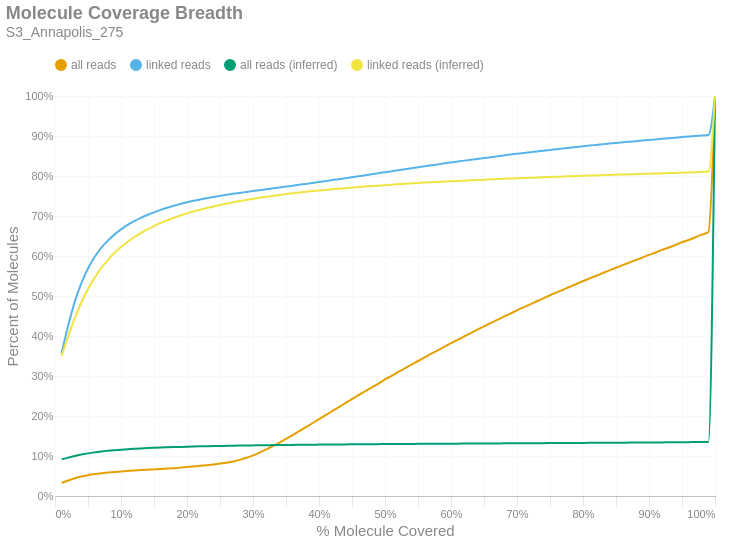

The code cell stored with this chart in its notebook:
### Markdown cell above
### Molecule Read Coverage
This chart shows molecule coverage breadth as computed by the number of bases aligned to that molecule. In other words, "*how much of each unique long molecule is actually sequenced/aligned?*" Keep in mind there is a distinction between sequences and alignments, since some sequences belonging to a particular molecule may not align well and wouldn't appear in the alignment data. This chart also shows molecule coverage breadth as computed by the *inferred fragment* from which the aligned sequences originate. Unlike read coverage, this calculation takes into account the total insert size, including unsequenced gaps between the forward and reverse reads. Like the previous figures, these are cumulative percents.

### Code cell
if SKIPLR:
    print_html(f"Skipped")
else:
    binned_df = consolidated_hist(valids['coverage_bp'], mask, 0.01, True)
    binned_df_inf = consolidated_hist(valids['coverage_inserts'], mask, 0.01, True)
    binned_df = binned_df.with_columns(pl.lit(binned_df_inf['all reads (cumsum)']).alias('all reads (inferred)'))
    binned_df = binned_df.with_columns(pl.lit(binned_df_inf['linked reads (cumsum)']).alias('linked reads (inferred)'))
    binned_df = binned_df.with_columns(
        (pl.col('bin').cast(pl.Float64) + 0.01).alias('right_edge')
    )

    with SafeRender(binned_df):
        (
            density_plot(binned_df, 'Molecule Coverage Breadth', samplename, 'molcov', ['all reads (inferred)','linked reads (inferred)'])
            .encode(
                #x=alt.X('bin:Q', title="% Molecule Covered").axis(format = '%').scale(padding=0),
                x=alt.X('right_edge:Q', title="% Molecule Covered").axis(format='%').scale(padding=0),
                y=alt.Y('value:Q', title='Percent of Molecules')
                    .axis(format='%')
                    .stack(False)
                    .scale(domainMin=0, padding=0),
                color=alt.Color("key:N").scale(domain = ["all reads", "linked reads", "all reads (inferred)", "linked reads (inferred)"]),
                tooltip = [
                    alt.Tooltip("key:N", title = "Data Type"),
                    alt.Tooltip("range_label:N", title="% Molecule Covered"),
                    alt.Tooltip("value:Q", format = ".2%", title="% Molecules")
                ]
            )
        ).display()

### Figure 1 — Vega-Lite specification as saved in the notebook (floating-point values rounded to 4 significant figures)
{"width": "container", "height": 400, "config": {"title": {"anchor": "start", "dy": -15, "fontSize": 18, "color": "#888888", "subtitleColor": "#888888", "subtitleFontSize": 14}, "arc": {"fill": "#0072B2"}, "axis": {"domainColor": "#888888", "domainWidth": 0.5, "gridWidth": 0.2, "grid": false, "titleFontWeight": 400, "titleFontSize": 15, "labelFontSize": 11, "labelColor": "#888888", "tickColor": "#888888", "tickWidth": 0.2, "titleColor": "#888888"}, "axisBand": {"grid": false}, "axisX": {"grid": true, "tickSize": 10, "domainCap": "round"}, "axisY": {"domain": false, "grid": true, "tickSize": 0, "domainCap": "round"}, "background": "transparent", "header": {"labelFontSize": 15, "labelColor": "#888888", "titleFontSize": 15, "titleFontWeight": 600, "titleColor": "#888888"}, "legend": {"labelFont": "sans-serif", "labelFontSize": 12, "labelColor": "#888888", "symbolSize": 100, "symbolType": "circle", "titleFontSize": 12, "titlePadding": 10, "titleColor": "#888888", "title": null, "orient": "top"}, "range": {"category": ["#E69F00", "#56B4E9", "#009E73", "#F0E442", "#0072B2", "#D55E00", "#CC79A7", "#000000"], "diverging": ["#cfe8f3", "#a2d4ec", "#73bfe2", "#46abdb", "#1696d2", "#12719e"]}, "area": {"fill": "#0072B2", "fillOpacity": 0.7, "line": true, "strokeOpacity": 0.7}, "line": {"color": "#0072B2", "stroke": "#0072B2", "strokeWidth": 2}, "trail": {"color": "#0072B2", "stroke": "#0072B2", "strokeWidth": 0, "size": 1}, "point": {"filled": true, "fillOpacity": 1.0, "size": 95}, "text": {"color": "#888888", "fontSize": 11, "align": "right", "fontWeight": 400, "size": 11}, "bar": {"fill": "#0072B2", "stroke": null}, "view": {"stroke": null, "continuousWidth": 660, "continuousHeight": 400}}, "data": {"name": "data-ab823aef9a35575064c6f6dcbfc6c9bd"}, "mark": {"type": "line", "interpolate": "monotone", "point": {"opacity": 0, "size": 275}}, "encoding": {"color": {"field": "key", "scale": {"domain": ["all reads", "linked reads", "all reads (inferred)", "linked reads (inferred)"]}, "type": "nominal"}, "tooltip": [{"field": "key", "title": "Data Type", "type": "nominal"}, {"field": "range_label", "title": "% Molecule Covered", "type": "nominal"}, {"field": "value", "format": ".2%", "title": "% Molecules", "type": "quantitative"}], "x": {"axis": {"format": "%"}, "field": "right_edge", "scale": {"padding": 0}, "title": "% Molecule Covered", "type": "quantitative"}, "y": {"axis": {"format": "%"}, "field": "value", "scale": {"domainMin": 0, "padding": 0}, "stack": false, "title": "Percent of Molecules", "type": "quantitative"}}, "params": [{"name": "param_c36ac31b6afebe62", "select": {"type": "point", "fields": ["key"]}, "bind": "legend"}], "title": {"text": "Molecule Coverage Breadth", "subtitle": "S3_Annapolis_275"}, "transform": [{"fold": ["all reads (cumsum)", "linked reads (cumsum)", "all reads (inferred)", "linked reads (inferred)"]}, {"calculate": "replace(datum.key, ' (cumsum)', '')", "as": "key"}, {"filter": {"param": "param_c36ac31b6afebe62"}}], "usermeta": {"embedOptions": {"downloadFileName": "S3_Annapolis_275.molcov"}}, "$schema": "https://vega.github.io/schema/vega-lite/v6.1.0.json", "datasets": {"data-ab823aef9a35575064c6f6dcbfc6c9bd": [{"bin": "0.0", "interval": "0.0-0.01", "all reads": 0.0326, "linked reads": 0.357, "all reads (cumsum)": 0.0326, "linked reads (cumsum)": 0.357, "range_label": "0.0-0.01", "all reads (inferred)": 0.09154, "linked reads (inferred)": 0.35, "right_edge": 0.01}, {"bin": "0.01", "interval": "0.01-0.02", "all reads": 0.006304, "linked reads": 0.06898, "all reads (cumsum)": 0.0389, "linked reads (cumsum)": 0.426, "range_label": "0.01-0.02", "all reads (inferred)": 0.096, "linked reads (inferred)": 0.3993, "right_edge": 0.02}, {"bin": "0.02", "interval": "0.02-0.03", "all reads": 0.005451, "linked reads": 0.05997, "all reads (cumsum)": 0.04435, "linked reads (cumsum)": 0.486, "range_label": "0.02-0.03", "all reads (inferred)": 0.1, "linked reads (inferred)": 0.4444, "right_edge": 0.03}, {"bin": "0.03", "interval": "0.03-0.04", "all reads": 0.004298, "linked reads": 0.04637, "all reads (cumsum)": 0.04865, "linked reads (cumsum)": 0.5323, "range_label": "0.03-0.04", "all reads (inferred)": 0.1035, "linked reads (inferred)": 0.4837, "right_edge": 0.04}, {"bin": "0.04", "interval": "0.04-0.05", "all reads": 0.003369, "linked reads": 0.03625, "all reads (cumsum)": 0.05202, "linked reads (cumsum)": 0.5686, "range_label": "0.04-0.05", "all reads (inferred)": 0.1066, "linked reads (inferred)": 0.5177, "right_edge": 0.05}, {"bin": "0.05", "interval": "0.05-0.06", "all reads": 0.002698, "linked reads": 0.02873, "all reads (cumsum)": 0.05472, "linked reads (cumsum)": 0.5973, "range_label": "0.05-0.06", "all reads (inferred)": 0.1091, "linked reads (inferred)": 0.5459, "right_edge": 0.06}, {"bin": "0.06", "interval": "0.06-0.07", "all reads": 0.002186, "linked reads": 0.02306, "all reads (cumsum)": 0.05691, "linked reads (cumsum)": 0.6204, "range_label": "0.06-0.07", "all reads (inferred)": 0.1112, "linked reads (inferred)": 0.5697, "right_edge": 0.07}, {"bin": "0.07", "interval": "0.07-0.08", "all reads": 0.001737, "linked reads": 0.01805, "all reads (cumsum)": 0.05864, "linked reads (cumsum)": 0.6384, "range_label": "0.07-0.08", "all reads (inferred)": 0.113, "linked reads (inferred)": 0.5899, "right_edge": 0.08}, {"bin": "0.08", "interval": "0.08-0.09", "all reads": 0.001488, "linked reads": 0.015, "all reads (cumsum)": 0.06013, "linked reads (cumsum)": 0.6534, "range_label": "0.08-0.09", "all reads (inferred)": 0.1145, "linked reads (inferred)": 0.6075, "right_edge": 0.09}, {"bin": "0.09", "interval": "0.09-0.1", "all reads": 0.001351, "linked reads": 0.01309, "all reads (cumsum)": 0.06148, "linked reads (cumsum)": 0.6665, "range_label": "0.09-0.1", "all reads (inferred)": 0.1158, "linked reads (inferred)": 0.6223, "right_edge": 0.1}, {"bin": "0.1", "interval": "0.1-0.11", "all reads": 0.00121, "linked reads": 0.01147, "all reads (cumsum)": 0.06269, "linked reads (cumsum)": 0.678, "range_label": "0.1-0.11", "all reads (inferred)": 0.117, "linked reads (inferred)": 0.6356, "right_edge": 0.11}, {"bin": "0.11", "interval": "0.11-0.12", "all reads": 0.001033, "linked reads": 0.009246, "all reads (cumsum)": 0.06372, "linked reads (cumsum)": 0.6872, "range_label": "0.11-0.12", "all reads (inferred)": 0.118, "linked reads (inferred)": 0.6469, "right_edge": 0.12}, {"bin": "0.12", "interval": "0.12-0.13", "all reads": 0.0009752, "linked reads": 0.008143, "all reads (cumsum)": 0.0647, "linked reads (cumsum)": 0.6954, "range_label": "0.12-0.13", "all reads (inferred)": 0.1189, "linked reads (inferred)": 0.6574, "right_edge": 0.13}, {"bin": "0.13", "interval": "0.13-0.14", "all reads": 0.0009089, "linked reads": 0.007146, "all reads (cumsum)": 0.06561, "linked reads (cumsum)": 0.7025, "range_label": "0.13-0.14", "all reads (inferred)": 0.1197, "linked reads (inferred)": 0.6665, "right_edge": 0.14}, {"bin": "0.14", "interval": "0.14-0.15", "all reads": 0.0009024, "linked reads": 0.006618, "all reads (cumsum)": 0.06651, "linked reads (cumsum)": 0.7092, "range_label": "0.14-0.15", "all reads (inferred)": 0.1205, "linked reads (inferred)": 0.6749, "right_edge": 0.15}, {"bin": "0.15", "interval": "0.15-0.16", "all reads": 0.0009337, "linked reads": 0.006098, "all reads (cumsum)": 0.06744, "linked reads (cumsum)": 0.7153, "range_label": "0.15-0.16", "all reads (inferred)": 0.1212, "linked reads (inferred)": 0.6828, "right_edge": 0.16}, {"bin": "0.16", "interval": "0.16-0.17", "all reads": 0.00104, "linked reads": 0.005536, "all reads (cumsum)": 0.06848, "linked reads (cumsum)": 0.7208, "range_label": "0.16-0.17", "all reads (inferred)": 0.1217, "linked reads (inferred)": 0.6892, "right_edge": 0.17}, {"bin": "0.17", "interval": "0.17-0.18", "all reads": 0.001161, "linked reads": 0.004952, "all reads (cumsum)": 0.06965, "linked reads (cumsum)": 0.7257, "range_label": "0.17-0.18", "all reads (inferred)": 0.1223, "linked reads (inferred)": 0.6955, "right_edge": 0.18}, {"bin": "0.18", "interval": "0.18-0.19", "all reads": 0.001287, "linked reads": 0.004432, "all reads (cumsum)": 0.07093, "linked reads (cumsum)": 0.7302, "range_label": "0.18-0.19", "all reads (inferred)": 0.1228, "linked reads (inferred)": 0.7013, "right_edge": 0.19}, {"bin": "0.19", "interval": "0.19-0.2", "all reads": 0.001402, "linked reads": 0.00417, "all reads (cumsum)": 0.07233, "linked reads (cumsum)": 0.7343, "range_label": "0.19-0.2", "all reads (inferred)": 0.1233, "linked reads (inferred)": 0.7066, "right_edge": 0.2}, {"bin": "0.2", "interval": "0.2-0.21", "all reads": 0.001463, "linked reads": 0.003728, "all reads (cumsum)": 0.0738, "linked reads (cumsum)": 0.7381, "range_label": "0.2-0.21", "all reads (inferred)": 0.1237, "linked reads (inferred)": 0.7113, "right_edge": 0.21}, {"bin": "0.21", "interval": "0.21-0.22", "all reads": 0.001569, "linked reads": 0.003315, "all reads (cumsum)": 0.07537, "linked reads (cumsum)": 0.7414, "range_label": "0.21-0.22", "all reads (inferred)": 0.1241, "linked reads (inferred)": 0.7158, "right_edge": 0.22}, {"bin": "0.22", "interval": "0.22-0.23", "all reads": 0.001696, "linked reads": 0.003066, "all reads (cumsum)": 0.07706, "linked reads (cumsum)": 0.7445, "range_label": "0.22-0.23", "all reads (inferred)": 0.1245, "linked reads (inferred)": 0.7198, "right_edge": 0.23}, {"bin": "0.23", "interval": "0.23-0.24", "all reads": 0.001851, "linked reads": 0.003053, "all reads (cumsum)": 0.07891, "linked reads (cumsum)": 0.7475, "range_label": "0.23-0.24", "all reads (inferred)": 0.1248, "linked reads (inferred)": 0.7239, "right_edge": 0.24}, {"bin": "0.24", "interval": "0.24-0.25", "all reads": 0.002065, "linked reads": 0.002813, "all reads (cumsum)": 0.08098, "linked reads (cumsum)": 0.7503, "range_label": "0.24-0.25", "all reads (inferred)": 0.1251, "linked reads (inferred)": 0.7275, "right_edge": 0.25}, {"bin": "0.25", "interval": "0.25-0.26", "all reads": 0.002332, "linked reads": 0.002714, "all reads (cumsum)": 0.08331, "linked reads (cumsum)": 0.753, "range_label": "0.25-0.26", "all reads (inferred)": 0.1254, "linked reads (inferred)": 0.7309, "right_edge": 0.26}, {"bin": "0.26", "interval": "0.26-0.27", "all reads": 0.003003, "linked reads": 0.002517, "all reads (cumsum)": 0.08631, "linked reads (cumsum)": 0.7555, "range_label": "0.26-0.27", "all reads (inferred)": 0.1257, "linked reads (inferred)": 0.7344, "right_edge": 0.27}, {"bin": "0.27", "interval": "0.27-0.28", "all reads": 0.004032, "linked reads": 0.002225, "all reads (cumsum)": 0.09034, "linked reads (cumsum)": 0.7578, "range_label": "0.27-0.28", "all reads (inferred)": 0.126, "linked reads (inferred)": 0.7374, "right_edge": 0.28}, {"bin": "0.28", "interval": "0.28-0.29", "all reads": 0.005126, "linked reads": 0.002456, "all reads (cumsum)": 0.09547, "linked reads (cumsum)": 0.7602, "range_label": "0.28-0.29", "all reads (inferred)": 0.1263, "linked reads (inferred)": 0.7402, "right_edge": 0.29}, {"bin": "0.29", "interval": "0.29-0.3", "all reads": 0.006194, "linked reads": 0.002276, "all reads (cumsum)": 0.1017, "linked reads (cumsum)": 0.7625, "range_label": "0.29-0.3", "all reads (inferred)": 0.1265, "linked reads (inferred)": 0.7429, "right_edge": 0.3}, {"bin": "0.3", "interval": "0.3-0.31", "all reads": 0.006923, "linked reads": 0.00216, "all reads (cumsum)": 0.1086, "linked reads (cumsum)": 0.7647, "range_label": "0.3-0.31", "all reads (inferred)": 0.1268, "linked reads (inferred)": 0.7456, "right_edge": 0.31}, {"bin": "0.31", "interval": "0.31-0.32", "all reads": 0.007728, "linked reads": 0.002233, "all reads (cumsum)": 0.1163, "linked reads (cumsum)": 0.7669, "range_label": "0.31-0.32", "all reads (inferred)": 0.127, "linked reads (inferred)": 0.7479, "right_edge": 0.32}, {"bin": "0.32", "interval": "0.32-0.33", "all reads": 0.008507, "linked reads": 0.00225, "all reads (cumsum)": 0.1248, "linked reads (cumsum)": 0.7691, "range_label": "0.32-0.33", "all reads (inferred)": 0.1272, "linked reads (inferred)": 0.7503, "right_edge": 0.33}, {"bin": "0.33", "interval": "0.33-0.34", "all reads": 0.008807, "linked reads": 0.002091, "all reads (cumsum)": 0.1336, "linked reads (cumsum)": 0.7712, "range_label": "0.33-0.34", "all reads (inferred)": 0.1274, "linked reads (inferred)": 0.7525, "right_edge": 0.34}, {"bin": "0.34", "interval": "0.34-0.35", "all reads": 0.00916, "linked reads": 0.002306, "all reads (cumsum)": 0.1428, "linked reads (cumsum)": 0.7735, "range_label": "0.34-0.35", "all reads (inferred)": 0.1276, "linked reads (inferred)": 0.7547, "right_edge": 0.35}, {"bin": "0.35", "interval": "0.35-0.36", "all reads": 0.009483, "linked reads": 0.002216, "all reads (cumsum)": 0.1523, "linked reads (cumsum)": 0.7758, "range_label": "0.35-0.36", "all reads (inferred)": 0.1278, "linked reads (inferred)": 0.7567, "right_edge": 0.36}, {"bin": "0.36", "interval": "0.36-0.37", "all reads": 0.009741, "linked reads": 0.002302, "all reads (cumsum)": 0.162, "linked reads (cumsum)": 0.7781, "range_label": "0.36-0.37", "all reads (inferred)": 0.128, "linked reads (inferred)": 0.7587, "right_edge": 0.37}, {"bin": "0.37", "interval": "0.37-0.38", "all reads": 0.009931, "linked reads": 0.002177, "all reads (cumsum)": 0.1719, "linked reads (cumsum)": 0.7802, "range_label": "0.37-0.38", "all reads (inferred)": 0.1282, "linked reads (inferred)": 0.7605, "right_edge": 0.38}, {"bin": "0.38", "interval": "0.38-0.39", "all reads": 0.009916, "linked reads": 0.002353, "all reads (cumsum)": 0.1819, "linked reads (cumsum)": 0.7826, "range_label": "0.38-0.39", "all reads (inferred)": 0.1283, "linked reads (inferred)": 0.7622, "right_edge": 0.39}, {"bin": "0.39", "interval": "0.39-0.4", "all reads": 0.01019, "linked reads": 0.002353, "all reads (cumsum)": 0.1921, "linked reads (cumsum)": 0.7849, "range_label": "0.39-0.4", "all reads (inferred)": 0.1285, "linked reads (inferred)": 0.7638, "right_edge": 0.4}, {"bin": "0.4", "interval": "0.4-0.41", "all reads": 0.009873, "linked reads": 0.002353, "all reads (cumsum)": 0.2019, "linked reads (cumsum)": 0.7873, "range_label": "0.4-0.41", "all reads (inferred)": 0.1286, "linked reads (inferred)": 0.7653, "right_edge": 0.41}, {"bin": "0.41", "interval": "0.41-0.42", "all reads": 0.0102, "linked reads": 0.002444, "all reads (cumsum)": 0.2121, "linked reads (cumsum)": 0.7897, "range_label": "0.41-0.42", "all reads (inferred)": 0.1288, "linked reads (inferred)": 0.7668, "right_edge": 0.42}, {"bin": "0.42", "interval": "0.42-0.43", "all reads": 0.01013, "linked reads": 0.002268, "all reads (cumsum)": 0.2223, "linked reads (cumsum)": 0.792, "range_label": "0.42-0.43", "all reads (inferred)": 0.1289, "linked reads (inferred)": 0.7682, "right_edge": 0.43}, {"bin": "0.43", "interval": "0.43-0.44", "all reads": 0.009992, "linked reads": 0.002371, "all reads (cumsum)": 0.2323, "linked reads (cumsum)": 0.7944, "range_label": "0.43-0.44", "all reads (inferred)": 0.129, "linked reads (inferred)": 0.7697, "right_edge": 0.44}, {"bin": "0.44", "interval": "0.44-0.45", "all reads": 0.01004, "linked reads": 0.002452, "all reads (cumsum)": 0.2423, "linked reads (cumsum)": 0.7968, "range_label": "0.44-0.45", "all reads (inferred)": 0.1292, "linked reads (inferred)": 0.7709, "right_edge": 0.45}, {"bin": "0.45", "interval": "0.45-0.46", "all reads": 0.009872, "linked reads": 0.002315, "all reads (cumsum)": 0.2522, "linked reads (cumsum)": 0.7992, "range_label": "0.45-0.46", "all reads (inferred)": 0.1293, "linked reads (inferred)": 0.7722, "right_edge": 0.46}, {"bin": "0.46", "interval": "0.46-0.47", "all reads": 0.009717, "linked reads": 0.002499, "all reads (cumsum)": 0.2619, "linked reads (cumsum)": 0.8017, "range_label": "0.46-0.47", "all reads (inferred)": 0.1294, "linked reads (inferred)": 0.7735, "right_edge": 0.47}, {"bin": "0.47", "interval": "0.47-0.48", "all reads": 0.009888, "linked reads": 0.002542, "all reads (cumsum)": 0.2718, "linked reads (cumsum)": 0.8042, "range_label": "0.47-0.48", "all reads (inferred)": 0.1295, "linked reads (inferred)": 0.7747, "right_edge": 0.48}, {"bin": "0.48", "interval": "0.48-0.49", "all reads": 0.009395, "linked reads": 0.002791, "all reads (cumsum)": 0.2812, "linked reads (cumsum)": 0.807, "range_label": "0.48-0.49", "all reads (inferred)": 0.1296, "linked reads (inferred)": 0.7759, "right_edge": 0.49}, {"bin": "0.49", "interval": "0.49-0.5", "all reads": 0.01036, "linked reads": 0.002448, "all reads (cumsum)": 0.2915, "linked reads (cumsum)": 0.8094, "range_label": "0.49-0.5", "all reads (inferred)": 0.1298, "linked reads (inferred)": 0.7772, "right_edge": 0.5}, {"bin": "0.5", "interval": "0.5-0.51", "all reads": 0.008784, "linked reads": 0.002512, "all reads (cumsum)": 0.3003, "linked reads (cumsum)": 0.8119, "range_label": "0.5-0.51", "all reads (inferred)": 0.1299, "linked reads (inferred)": 0.7784, "right_edge": 0.51}, {"bin": "0.51", "interval": "0.51-0.52", "all reads": 0.009761, "linked reads": 0.002534, "all reads (cumsum)": 0.3101, "linked reads (cumsum)": 0.8145, "range_label": "0.51-0.52", "all reads (inferred)": 0.13, "linked reads (inferred)": 0.7795, "right_edge": 0.52}, {"bin": "0.52", "interval": "0.52-0.53", "all reads": 0.009166, "linked reads": 0.002465, "all reads (cumsum)": 0.3192, "linked reads (cumsum)": 0.8169, "range_label": "0.52-0.53", "all reads (inferred)": 0.1301, "linked reads (inferred)": 0.7805, "right_edge": 0.53}, {"bin": "0.53", "interval": "0.53-0.54", "all reads": 0.009345, "linked reads": 0.002456, "all reads (cumsum)": 0.3286, "linked reads (cumsum)": 0.8194, "range_label": "0.53-0.54", "all reads (inferred)": 0.1302, "linked reads (inferred)": 0.7814, "right_edge": 0.54}, {"bin": "0.54", "interval": "0.54-0.55", "all reads": 0.008921, "linked reads": 0.002358, "all reads (cumsum)": 0.3375, "linked reads (cumsum)": 0.8218, "range_label": "0.54-0.55", "all reads (inferred)": 0.1303, "linked reads (inferred)": 0.7825, "right_edge": 0.55}, {"bin": "0.55", "interval": "0.55-0.56", "all reads": 0.009142, "linked reads": 0.002465, "all reads (cumsum)": 0.3466, "linked reads (cumsum)": 0.8242, "range_label": "0.55-0.56", "all reads (inferred)": 0.1304, "linked reads (inferred)": 0.7835, "right_edge": 0.56}, {"bin": "0.56", "interval": "0.56-0.57", "all reads": 0.009003, "linked reads": 0.002388, "all reads (cumsum)": 0.3556, "linked reads (cumsum)": 0.8266, "range_label": "0.56-0.57", "all reads (inferred)": 0.1305, "linked reads (inferred)": 0.7844, "right_edge": 0.57}, {"bin": "0.57", "interval": "0.57-0.58", "all reads": 0.008683, "linked reads": 0.002336, "all reads (cumsum)": 0.3643, "linked reads (cumsum)": 0.8289, "range_label": "0.57-0.58", "all reads (inferred)": 0.1306, "linked reads (inferred)": 0.7852, "right_edge": 0.58}, {"bin": "0.58", "interval": "0.58-0.59", "all reads": 0.008839, "linked reads": 0.002731, "all reads (cumsum)": 0.3732, "linked reads (cumsum)": 0.8317, "range_label": "0.58-0.59", "all reads (inferred)": 0.1307, "linked reads (inferred)": 0.786, "right_edge": 0.59}, {"bin": "0.59", "interval": "0.59-0.6", "all reads": 0.008814, "linked reads": 0.002345, "all reads (cumsum)": 0.382, "linked reads (cumsum)": 0.834, "range_label": "0.59-0.6", "all reads (inferred)": 0.1308, "linked reads (inferred)": 0.7868, "right_edge": 0.6}, {"bin": "0.6", "interval": "0.6-0.61", "all reads": 0.008304, "linked reads": 0.002255, "all reads (cumsum)": 0.3903, "linked reads (cumsum)": 0.8363, "range_label": "0.6-0.61", "all reads (inferred)": 0.1309, "linked reads (inferred)": 0.7875, "right_edge": 0.61}, {"bin": "0.61", "interval": "0.61-0.62", "all reads": 0.008661, "linked reads": 0.002177, "all reads (cumsum)": 0.3989, "linked reads (cumsum)": 0.8385, "range_label": "0.61-0.62", "all reads (inferred)": 0.131, "linked reads (inferred)": 0.7883, "right_edge": 0.62}, {"bin": "0.62", "interval": "0.62-0.63", "all reads": 0.008385, "linked reads": 0.002074, "all reads (cumsum)": 0.4073, "linked reads (cumsum)": 0.8405, "range_label": "0.62-0.63", "all reads (inferred)": 0.1311, "linked reads (inferred)": 0.7891, "right_edge": 0.63}, {"bin": "0.63", "interval": "0.63-0.64", "all reads": 0.008385, "linked reads": 0.002126, "all reads (cumsum)": 0.4157, "linked reads (cumsum)": 0.8427, "range_label": "0.63-0.64", "all reads (inferred)": 0.1312, "linked reads (inferred)": 0.79, "right_edge": 0.64}, {"bin": "0.64", "interval": "0.64-0.65", "all reads": 0.008217, "linked reads": 0.002182, "all reads (cumsum)": 0.4239, "linked reads (cumsum)": 0.8448, "range_label": "0.64-0.65", "all reads (inferred)": 0.1313, "linked reads (inferred)": 0.7908, "right_edge": 0.65}, {"bin": "0.65", "interval": "0.65-0.66", "all reads": 0.008485, "linked reads": 0.00228, "all reads (cumsum)": 0.4324, "linked reads (cumsum)": 0.8471, "range_label": "0.65-0.66", "all reads (inferred)": 0.1314, "linked reads (inferred)": 0.7916, "right_edge": 0.66}, {"bin": "0.66", "interval": "0.66-0.67", "all reads": 0.007938, "linked reads": 0.00213, "all reads (cumsum)": 0.4404, "linked reads (cumsum)": 0.8492, "range_label": "0.66-0.67", "all reads (inferred)": 0.1315, "linked reads (inferred)": 0.7923, "right_edge": 0.67}, {"bin": "0.67", "interval": "0.67-0.68", "all reads": 0.008039, "linked reads": 0.002173, "all reads (cumsum)": 0.4484, "linked reads (cumsum)": 0.8514, "range_label": "0.67-0.68", "all reads (inferred)": 0.1316, "linked reads (inferred)": 0.793, "right_edge": 0.68}, {"bin": "0.68", "interval": "0.68-0.69", "all reads": 0.007713, "linked reads": 0.002212, "all reads (cumsum)": 0.4561, "linked reads (cumsum)": 0.8536, "range_label": "0.68-0.69", "all reads (inferred)": 0.1317, "linked reads (inferred)": 0.7937, "right_edge": 0.69}, {"bin": "0.69", "interval": "0.69-0.7", "all reads": 0.007994, "linked reads": 0.00198, "all reads (cumsum)": 0.4641, "linked reads (cumsum)": 0.8556, "range_label": "0.69-0.7", "all reads (inferred)": 0.1318, "linked reads (inferred)": 0.7944, "right_edge": 0.7}, {"bin": "0.7", "interval": "0.7-0.71", "all reads": 0.007645, "linked reads": 0.00198, "all reads (cumsum)": 0.4717, "linked reads (cumsum)": 0.8576, "range_label": "0.7-0.71", "all reads (inferred)": 0.1319, "linked reads (inferred)": 0.7949, "right_edge": 0.71}, {"bin": "0.71", "interval": "0.71-0.72", "all reads": 0.007515, "linked reads": 0.001993, "all reads (cumsum)": 0.4793, "linked reads (cumsum)": 0.8596, "range_label": "0.71-0.72", "all reads (inferred)": 0.132, "linked reads (inferred)": 0.7955, "right_edge": 0.72}, {"bin": "0.72", "interval": "0.72-0.73", "all reads": 0.007587, "linked reads": 0.001872, "all reads (cumsum)": 0.4868, "linked reads (cumsum)": 0.8615, "range_label": "0.72-0.73", "all reads (inferred)": 0.1321, "linked reads (inferred)": 0.7963, "right_edge": 0.73}, {"bin": "0.73", "interval": "0.73-0.74", "all reads": 0.007366, "linked reads": 0.001937, "all reads (cumsum)": 0.4942, "linked reads (cumsum)": 0.8634, "range_label": "0.73-0.74", "all reads (inferred)": 0.1322, "linked reads (inferred)": 0.797, "right_edge": 0.74}, {"bin": "0.74", "interval": "0.74-0.75", "all reads": 0.007684, "linked reads": 0.001898, "all reads (cumsum)": 0.5019, "linked reads (cumsum)": 0.8653, "range_label": "0.74-0.75", "all reads (inferred)": 0.1322, "linked reads (inferred)": 0.7975, "right_edge": 0.75}, {"bin": "0.75", "interval": "0.75-0.76", "all reads": 0.007092, "linked reads": 0.001623, "all reads (cumsum)": 0.509, "linked reads (cumsum)": 0.8669, "range_label": "0.75-0.76", "all reads (inferred)": 0.1323, "linked reads (inferred)": 0.7981, "right_edge": 0.76}, {"bin": "0.76", "interval": "0.76-0.77", "all reads": 0.007142, "linked reads": 0.001881, "all reads (cumsum)": 0.5161, "linked reads (cumsum)": 0.8688, "range_label": "0.76-0.77", "all reads (inferred)": 0.1324, "linked reads (inferred)": 0.7987, "right_edge": 0.77}, {"bin": "0.77", "interval": "0.77-0.78", "all reads": 0.00705, "linked reads": 0.001782, "all reads (cumsum)": 0.5232, "linked reads (cumsum)": 0.8706, "range_label": "0.77-0.78", "all reads (inferred)": 0.1325, "linked reads (inferred)": 0.7993, "right_edge": 0.78}, {"bin": "0.78", "interval": "0.78-0.79", "all reads": 0.006916, "linked reads": 0.001812, "all reads (cumsum)": 0.5301, "linked reads (cumsum)": 0.8724, "range_label": "0.78-0.79", "all reads (inferred)": 0.1326, "linked reads (inferred)": 0.7998, "right_edge": 0.79}, {"bin": "0.79", "interval": "0.79-0.8", "all reads": 0.007298, "linked reads": 0.001804, "all reads (cumsum)": 0.5374, "linked reads (cumsum)": 0.8742, "range_label": "0.79-0.8", "all reads (inferred)": 0.1327, "linked reads (inferred)": 0.8004, "right_edge": 0.8}, {"bin": "0.8", "interval": "0.8-0.81", "all reads": 0.006507, "linked reads": 0.001817, "all reads (cumsum)": 0.5439, "linked reads (cumsum)": 0.876, "range_label": "0.8-0.81", "all reads (inferred)": 0.1328, "linked reads (inferred)": 0.801, "right_edge": 0.81}, {"bin": "0.81", "interval": "0.81-0.82", "all reads": 0.006673, "linked reads": 0.001705, "all reads (cumsum)": 0.5506, "linked reads (cumsum)": 0.8777, "range_label": "0.81-0.82", "all reads (inferred)": 0.1329, "linked reads (inferred)": 0.8015, "right_edge": 0.82}, {"bin": "0.82", "interval": "0.82-0.83", "all reads": 0.006823, "linked reads": 0.001696, "all reads (cumsum)": 0.5574, "linked reads (cumsum)": 0.8794, "range_label": "0.82-0.83", "all reads (inferred)": 0.133, "linked reads (inferred)": 0.8021, "right_edge": 0.83}, {"bin": "0.83", "interval": "0.83-0.84", "all reads": 0.006728, "linked reads": 0.001623, "all reads (cumsum)": 0.5641, "linked reads (cumsum)": 0.881, "range_label": "0.83-0.84", "all reads (inferred)": 0.1331, "linked reads (inferred)": 0.8027, "right_edge": 0.84}, {"bin": "0.84", "interval": "0.84-0.85", "all reads": 0.006503, "linked reads": 0.001619, "all reads (cumsum)": 0.5706, "linked reads (cumsum)": 0.8827, "range_label": "0.84-0.85", "all reads (inferred)": 0.1333, "linked reads (inferred)": 0.8033, "right_edge": 0.85}, {"bin": "0.85", "interval": "0.85-0.86", "all reads": 0.006574, "linked reads": 0.00158, "all reads (cumsum)": 0.5772, "linked reads (cumsum)": 0.8842, "range_label": "0.85-0.86", "all reads (inferred)": 0.1334, "linked reads (inferred)": 0.8037, "right_edge": 0.86}, {"bin": "0.86", "interval": "0.86-0.87", "all reads": 0.006381, "linked reads": 0.001499, "all reads (cumsum)": 0.5836, "linked reads (cumsum)": 0.8857, "range_label": "0.86-0.87", "all reads (inferred)": 0.1335, "linked reads (inferred)": 0.8041, "right_edge": 0.87}, {"bin": "0.87", "interval": "0.87-0.88", "all reads": 0.006396, "linked reads": 0.001417, "all reads (cumsum)": 0.59, "linked reads (cumsum)": 0.8872, "range_label": "0.87-0.88", "all reads (inferred)": 0.1336, "linked reads (inferred)": 0.8047, "right_edge": 0.88}, {"bin": "0.88", "interval": "0.88-0.89", "all reads": 0.006292, "linked reads": 0.001469, "all reads (cumsum)": 0.5963, "linked reads (cumsum)": 0.8886, "range_label": "0.88-0.89", "all reads (inferred)": 0.1337, "linked reads (inferred)": 0.8051, "right_edge": 0.89}, {"bin": "0.89", "interval": "0.89-0.9", "all reads": 0.006446, "linked reads": 0.001439, "all reads (cumsum)": 0.6027, "linked reads (cumsum)": 0.8901, "range_label": "0.89-0.9", "all reads (inferred)": 0.1338, "linked reads (inferred)": 0.8057, "right_edge": 0.9}, {"bin": "0.9", "interval": "0.9-0.91", "all reads": 0.005967, "linked reads": 0.001413, "all reads (cumsum)": 0.6087, "linked reads (cumsum)": 0.8915, "range_label": "0.9-0.91", "all reads (inferred)": 0.1339, "linked reads (inferred)": 0.8062, "right_edge": 0.91}, {"bin": "0.91", "interval": "0.91-0.92", "all reads": 0.006761, "linked reads": 0.001495, "all reads (cumsum)": 0.6154, "linked reads (cumsum)": 0.893, "range_label": "0.91-0.92", "all reads (inferred)": 0.134, "linked reads (inferred)": 0.8068, "right_edge": 0.92}, {"bin": "0.92", "interval": "0.92-0.93", "all reads": 0.005885, "linked reads": 0.001434, "all reads (cumsum)": 0.6213, "linked reads (cumsum)": 0.8944, "range_label": "0.92-0.93", "all reads (inferred)": 0.1342, "linked reads (inferred)": 0.8073, "right_edge": 0.93}, {"bin": "0.93", "interval": "0.93-0.94", "all reads": 0.006296, "linked reads": 0.001516, "all reads (cumsum)": 0.6276, "linked reads (cumsum)": 0.8959, "range_label": "0.93-0.94", "all reads (inferred)": 0.1343, "linked reads (inferred)": 0.8078, "right_edge": 0.94}, {"bin": "0.94", "interval": "0.94-0.95", "all reads": 0.006821, "linked reads": 0.001387, "all reads (cumsum)": 0.6344, "linked reads (cumsum)": 0.8973, "range_label": "0.94-0.95", "all reads (inferred)": 0.1344, "linked reads (inferred)": 0.8082, "right_edge": 0.95}, {"bin": "0.95", "interval": "0.95-0.96", "all reads": 0.005526, "linked reads": 0.001288, "all reads (cumsum)": 0.64, "linked reads (cumsum)": 0.8986, "range_label": "0.95-0.96", "all reads (inferred)": 0.1346, "linked reads (inferred)": 0.8089, "right_edge": 0.96}, {"bin": "0.96", "interval": "0.96-0.97", "all reads": 0.006569, "linked reads": 0.001134, "all reads (cumsum)": 0.6465, "linked reads (cumsum)": 0.8997, "range_label": "0.96-0.97", "all reads (inferred)": 0.1348, "linked reads (inferred)": 0.8096, "right_edge": 0.97}, {"bin": "0.97", "interval": "0.97-0.98", "all reads": 0.006836, "linked reads": 0.001254, "all reads (cumsum)": 0.6534, "linked reads (cumsum)": 0.901, "range_label": "0.97-0.98", "all reads (inferred)": 0.135, "linked reads (inferred)": 0.8103, "right_edge": 0.98}, {"bin": "0.98", "interval": "0.98-0.99", "all reads": 0.00646, "linked reads": 0.001318, "all reads (cumsum)": 0.6598, "linked reads (cumsum)": 0.9023, "range_label": "0.98-0.99", "all reads (inferred)": 0.1352, "linked reads (inferred)": 0.8111, "right_edge": 0.99}, {"bin": "0.99", "interval": "0.99-1.0", "all reads": 0.3402, "linked reads": 0.0977, "all reads (cumsum)": 1.0, "linked reads (cumsum)": 1.0, "range_label": "0.99-1.0", "all reads (inferred)": 1.0, "linked reads (inferred)": 1.0, "right_edge": 1.0}]}}
